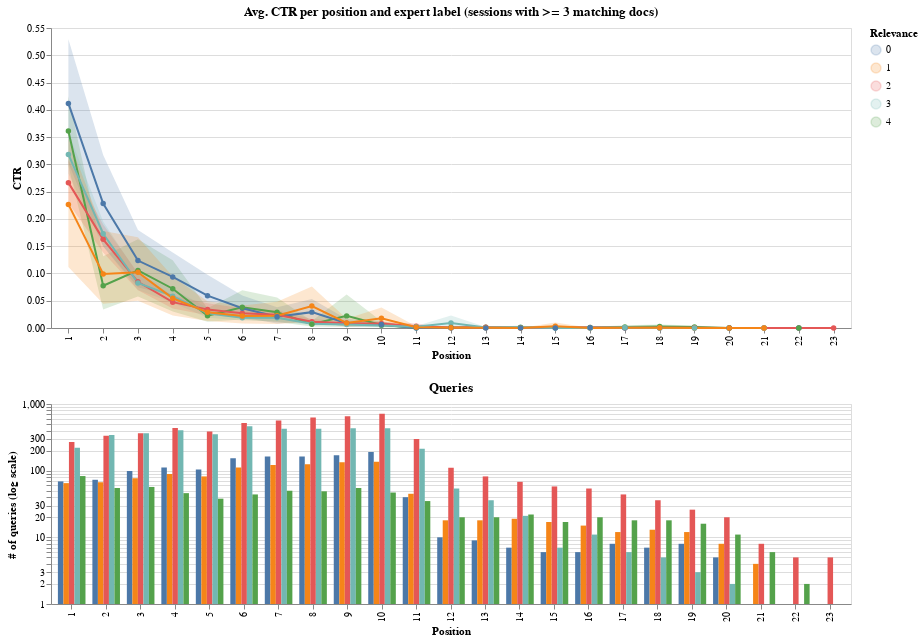

This figure's notebook cell:
### Code cell
selection = alt.selection_point(fields=["label"], bind="legend")

base = alt.Chart(source, title=f"Avg. CTR per position and expert label (sessions with >= {matching_docs} matching docs)", width=800).encode(
    x=alt.X("position:O", title="Position"),
    color=alt.Color("label:N", title="Relevance"),
).add_params(selection)

mean = base.mark_line(point=True).encode(
    y=alt.Y("mean(ctr)", title="CTR"),
    opacity=alt.condition(selection, alt.value(1), alt.value(0.2)),
    strokeWidth=alt.value(2),
    tooltip=["position", "label", "mean(ctr)"],
)

ci = base.mark_errorband(extent="ci").encode(
    y=alt.Y("ctr", title="CTR"),
    opacity=alt.condition(selection, alt.value(0.2), alt.value(0.05)),
)

queries = alt.Chart(session_source, title="Queries", width=800, height=200).mark_bar().encode(
    x=alt.X("position:O", title="Position"),
    xOffset="label:O",
    y=alt.Y("queries", title="# of queries (log scale)").scale(type="log"),
    color=alt.Color("label:N", title="Relevance"),
    opacity=alt.condition(selection, alt.value(1), alt.value(0.2)),
    tooltip=["position", "label", "queries"]
)

chart = (ci + mean) & queries
chart

### Figure 1 — Vega specification as saved in the notebook (floating-point values rounded to 4 significant figures; data arrays with more than 128 entries replaced by an {"elided": "..."} marker saying what was removed)
{"$schema": "https://vega.github.io/schema/vega/v5.json", "data": [{"name": "param_1_store"}, {"name": "source_0", "values": {"elided": "18552 records"}}, {"name": "data_0", "source": "source_0", "transform": [{"type": "aggregate", "groupby": ["label", "position"], "fields": ["ctr", "ctr", "ctr"], "ops": ["ci0", "ci1", "mean"], "as": ["lower_ctr", "upper_ctr", "center_ctr"]}]}, {"name": "data_1", "values": [{"position": 3, "label": 4, "mean_ctr": 0.1055}, {"position": 8, "label": 0, "mean_ctr": 0.02909}, {"position": 9, "label": 0, "mean_ctr": 0.008649}, {"position": 8, "label": 2, "mean_ctr": 0.01132}, {"position": 9, "label": 2, "mean_ctr": 0.008518}, {"position": 10, "label": 2, "mean_ctr": 0.008233}, {"position": 6, "label": 3, "mean_ctr": 0.0187}, {"position": 7, "label": 3, "mean_ctr": 0.01859}, {"position": 8, "label": 3, "mean_ctr": 0.008005}, {"position": 9, "label": 3, "mean_ctr": 0.006455}, {"position": 10, "label": 3, "mean_ctr": 0.004436}, {"position": 3, "label": 2, "mean_ctr": 0.08476}, {"position": 4, "label": 2, "mean_ctr": 0.04735}, {"position": 5, "label": 2, "mean_ctr": 0.03397}, {"position": 4, "label": 3, "mean_ctr": 0.05836}, {"position": 5, "label": 3, "mean_ctr": 0.0272}, {"position": 6, "label": 2, "mean_ctr": 0.027}, {"position": 7, "label": 2, "mean_ctr": 0.02428}, {"position": 2, "label": 2, "mean_ctr": 0.1626}, {"position": 1, "label": 2, "mean_ctr": 0.2665}, {"position": 11, "label": 2, "mean_ctr": 0.003062}, {"position": 1, "label": 3, "mean_ctr": 0.3182}, {"position": 2, "label": 3, "mean_ctr": 0.1728}, {"position": 3, "label": 3, "mean_ctr": 0.08254}, {"position": 11, "label": 3, "mean_ctr": 0.002305}, {"position": 14, "label": 2, "mean_ctr": 0.0006472}, {"position": 15, "label": 2, "mean_ctr": 0.0007497}, {"position": 17, "label": 2, "mean_ctr": 0.0003671}, {"position": 10, "label": 4, "mean_ctr": 0.005445}, {"position": 11, "label": 4, "mean_ctr": 0.0005769}, {"position": 13, "label": 4, "mean_ctr": 0.001331}, {"position": 8, "label": 1, "mean_ctr": 0.04014}, {"position": 9, "label": 1, "mean_ctr": 0.009279}, {"position": 10, "label": 1, "mean_ctr": 0.01803}, {"position": 7, "label": 4, "mean_ctr": 0.02877}, {"position": 3, "label": 1, "mean_ctr": 0.1022}, {"position": 4, "label": 1, "mean_ctr": 0.05446}, {"position": 6, "label": 1, "mean_ctr": 0.02194}, {"position": 7, "label": 1, "mean_ctr": 0.02266}, {"position": 12, "label": 3, "mean_ctr": 0.009186}, {"position": 13, "label": 3, "mean_ctr": 0.0008259}, {"position": 14, "label": 3, "mean_ctr": 0.001516}, {"position": 13, "label": 2, "mean_ctr": 0.001219}, {"position": 12, "label": 2, "mean_ctr": 0.0007486}, {"position": 4, "label": 0, "mean_ctr": 0.0937}, {"position": 5, "label": 0, "mean_ctr": 0.05927}, {"position": 6, "label": 0, "mean_ctr": 0.03614}, {"position": 7, "label": 0, "mean_ctr": 0.0207}, {"position": 10, "label": 0, "mean_ctr": 0.006476}, {"position": 11, "label": 0, "mean_ctr": 2.415e-05}, {"position": 11, "label": 1, "mean_ctr": 0.001502}, {"position": 1, "label": 4, "mean_ctr": 0.3612}, {"position": 2, "label": 4, "mean_ctr": 0.07749}, {"position": 4, "label": 4, "mean_ctr": 0.07199}, {"position": 5, "label": 4, "mean_ctr": 0.02246}, {"position": 6, "label": 4, "mean_ctr": 0.0381}, {"position": 8, "label": 4, "mean_ctr": 0.006968}, {"position": 9, "label": 4, "mean_ctr": 0.02221}, {"position": 16, "label": 1, "mean_ctr": 0.0001256}, {"position": 2, "label": 1, "mean_ctr": 0.09904}, {"position": 1, "label": 1, "mean_ctr": 0.2266}, {"position": 16, "label": 2, "mean_ctr": 0.001015}, {"position": 18, "label": 2, "mean_ctr": 0.0002718}, {"position": 12, "label": 4, "mean_ctr": 0.0009973}, {"position": 14, "label": 4, "mean_ctr": 0.0008138}, {"position": 15, "label": 4, "mean_ctr": 0.000621}, {"position": 16, "label": 4, "mean_ctr": 0.0009549}, {"position": 18, "label": 4, "mean_ctr": 0.002785}, {"position": 2, "label": 0, "mean_ctr": 0.2283}, {"position": 3, "label": 0, "mean_ctr": 0.1236}, {"position": 12, "label": 0, "mean_ctr": 0.0}, {"position": 5, "label": 1, "mean_ctr": 0.02876}, {"position": 17, "label": 4, "mean_ctr": 0.002047}, {"position": 19, "label": 4, "mean_ctr": 0.002061}, {"position": 12, "label": 1, "mean_ctr": 0.000547}, {"position": 13, "label": 1, "mean_ctr": 0.0005467}, {"position": 16, "label": 3, "mean_ctr": 0.0}, {"position": 1, "label": 0, "mean_ctr": 0.4118}, {"position": 19, "label": 2, "mean_ctr": 0.0002931}, {"position": 20, "label": 2, "mean_ctr": 0.0}, {"position": 18, "label": 0, "mean_ctr": 0.0}, {"position": 19, "label": 0, "mean_ctr": 0.0}, {"position": 18, "label": 3, "mean_ctr": 0.0}, {"position": 20, "label": 3, "mean_ctr": 0.0}, {"position": 19, "label": 1, "mean_ctr": 0.0}, {"position": 15, "label": 3, "mean_ctr": 0.0}, {"position": 14, "label": 1, "mean_ctr": 0.0}, {"position": 15, "label": 1, "mean_ctr": 0.003367}, {"position": 17, "label": 1, "mean_ctr": 0.0003141}, {"position": 18, "label": 1, "mean_ctr": 0.0004228}, {"position": 17, "label": 0, "mean_ctr": 0.0}, {"position": 16, "label": 0, "mean_ctr": 0.0004153}, {"position": 20, "label": 4, "mean_ctr": 0.0001193}, {"position": 21, "label": 4, "mean_ctr": 0.0}, {"position": 17, "label": 3, "mean_ctr": 0.0009921}, {"position": 22, "label": 2, "mean_ctr": 0.0}, {"position": 21, "label": 2, "mean_ctr": 0.0}, {"position": 23, "label": 2, "mean_ctr": 0.0}, {"position": 13, "label": 0, "mean_ctr": 0.0}, {"position": 15, "label": 0, "mean_ctr": 0.0}, {"position": 14, "label": 0, "mean_ctr": 0.0}, {"position": 20, "label": 0, "mean_ctr": 0.0}, {"position": 22, "label": 0, "mean_ctr": 0.0}, {"position": 21, "label": 3, "mean_ctr": 0.0}, {"position": 22, "label": 4, "mean_ctr": 0.0}, {"position": 19, "label": 3, "mean_ctr": 0.0}, {"position": 20, "label": 1, "mean_ctr": 0.0}, {"position": 21, "label": 1, "mean_ctr": 0.0}]}, {"name": "data_2", "values": [{"label": 4, "mean_ctr": 0.1055, "position": 3}, {"label": 0, "mean_ctr": 0.02909, "position": 8}, {"label": 0, "mean_ctr": 0.008649, "position": 9}, {"label": 2, "mean_ctr": 0.01132, "position": 8}, {"label": 2, "mean_ctr": 0.008518, "position": 9}, {"label": 2, "mean_ctr": 0.008233, "position": 10}, {"label": 3, "mean_ctr": 0.0187, "position": 6}, {"label": 3, "mean_ctr": 0.01859, "position": 7}, {"label": 3, "mean_ctr": 0.008005, "position": 8}, {"label": 3, "mean_ctr": 0.006455, "position": 9}, {"label": 3, "mean_ctr": 0.004436, "position": 10}, {"label": 2, "mean_ctr": 0.08476, "position": 3}, {"label": 2, "mean_ctr": 0.04735, "position": 4}, {"label": 2, "mean_ctr": 0.03397, "position": 5}, {"label": 3, "mean_ctr": 0.05836, "position": 4}, {"label": 3, "mean_ctr": 0.0272, "position": 5}, {"label": 2, "mean_ctr": 0.027, "position": 6}, {"label": 2, "mean_ctr": 0.02428, "position": 7}, {"label": 2, "mean_ctr": 0.1626, "position": 2}, {"label": 2, "mean_ctr": 0.2665, "position": 1}, {"label": 2, "mean_ctr": 0.003062, "position": 11}, {"label": 3, "mean_ctr": 0.3182, "position": 1}, {"label": 3, "mean_ctr": 0.1728, "position": 2}, {"label": 3, "mean_ctr": 0.08254, "position": 3}, {"label": 3, "mean_ctr": 0.002305, "position": 11}, {"label": 2, "mean_ctr": 0.0006472, "position": 14}, {"label": 2, "mean_ctr": 0.0007497, "position": 15}, {"label": 2, "mean_ctr": 0.0003671, "position": 17}, {"label": 4, "mean_ctr": 0.005445, "position": 10}, {"label": 4, "mean_ctr": 0.0005769, "position": 11}, {"label": 4, "mean_ctr": 0.001331, "position": 13}, {"label": 1, "mean_ctr": 0.04014, "position": 8}, {"label": 1, "mean_ctr": 0.009279, "position": 9}, {"label": 1, "mean_ctr": 0.01803, "position": 10}, {"label": 4, "mean_ctr": 0.02877, "position": 7}, {"label": 1, "mean_ctr": 0.1022, "position": 3}, {"label": 1, "mean_ctr": 0.05446, "position": 4}, {"label": 1, "mean_ctr": 0.02194, "position": 6}, {"label": 1, "mean_ctr": 0.02266, "position": 7}, {"label": 3, "mean_ctr": 0.009186, "position": 12}, {"label": 3, "mean_ctr": 0.0008259, "position": 13}, {"label": 3, "mean_ctr": 0.001516, "position": 14}, {"label": 2, "mean_ctr": 0.001219, "position": 13}, {"label": 2, "mean_ctr": 0.0007486, "position": 12}, {"label": 0, "mean_ctr": 0.0937, "position": 4}, {"label": 0, "mean_ctr": 0.05927, "position": 5}, {"label": 0, "mean_ctr": 0.03614, "position": 6}, {"label": 0, "mean_ctr": 0.0207, "position": 7}, {"label": 0, "mean_ctr": 0.006476, "position": 10}, {"label": 0, "mean_ctr": 2.415e-05, "position": 11}, {"label": 1, "mean_ctr": 0.001502, "position": 11}, {"label": 4, "mean_ctr": 0.3612, "position": 1}, {"label": 4, "mean_ctr": 0.07749, "position": 2}, {"label": 4, "mean_ctr": 0.07199, "position": 4}, {"label": 4, "mean_ctr": 0.02246, "position": 5}, {"label": 4, "mean_ctr": 0.0381, "position": 6}, {"label": 4, "mean_ctr": 0.006968, "position": 8}, {"label": 4, "mean_ctr": 0.02221, "position": 9}, {"label": 1, "mean_ctr": 0.0001256, "position": 16}, {"label": 1, "mean_ctr": 0.09904, "position": 2}, {"label": 1, "mean_ctr": 0.2266, "position": 1}, {"label": 2, "mean_ctr": 0.001015, "position": 16}, {"label": 2, "mean_ctr": 0.0002718, "position": 18}, {"label": 4, "mean_ctr": 0.0009973, "position": 12}, {"label": 4, "mean_ctr": 0.0008138, "position": 14}, {"label": 4, "mean_ctr": 0.000621, "position": 15}, {"label": 4, "mean_ctr": 0.0009549, "position": 16}, {"label": 4, "mean_ctr": 0.002785, "position": 18}, {"label": 0, "mean_ctr": 0.2283, "position": 2}, {"label": 0, "mean_ctr": 0.1236, "position": 3}, {"label": 0, "mean_ctr": 0.0, "position": 12}, {"label": 1, "mean_ctr": 0.02876, "position": 5}, {"label": 4, "mean_ctr": 0.002047, "position": 17}, {"label": 4, "mean_ctr": 0.002061, "position": 19}, {"label": 1, "mean_ctr": 0.000547, "position": 12}, {"label": 1, "mean_ctr": 0.0005467, "position": 13}, {"label": 3, "mean_ctr": 0.0, "position": 16}, {"label": 0, "mean_ctr": 0.4118, "position": 1}, {"label": 2, "mean_ctr": 0.0002931, "position": 19}, {"label": 2, "mean_ctr": 0.0, "position": 20}, {"label": 0, "mean_ctr": 0.0, "position": 18}, {"label": 0, "mean_ctr": 0.0, "position": 19}, {"label": 3, "mean_ctr": 0.0, "position": 18}, {"label": 3, "mean_ctr": 0.0, "position": 20}, {"label": 1, "mean_ctr": 0.0, "position": 19}, {"label": 3, "mean_ctr": 0.0, "position": 15}, {"label": 1, "mean_ctr": 0.0, "position": 14}, {"label": 1, "mean_ctr": 0.003367, "position": 15}, {"label": 1, "mean_ctr": 0.0003141, "position": 17}, {"label": 1, "mean_ctr": 0.0004228, "position": 18}, {"label": 0, "mean_ctr": 0.0, "position": 17}, {"label": 0, "mean_ctr": 0.0004153, "position": 16}, {"label": 4, "mean_ctr": 0.0001193, "position": 20}, {"label": 4, "mean_ctr": 0.0, "position": 21}, {"label": 3, "mean_ctr": 0.0009921, "position": 17}, {"label": 2, "mean_ctr": 0.0, "position": 22}, {"label": 2, "mean_ctr": 0.0, "position": 21}, {"label": 2, "mean_ctr": 0.0, "position": 23}, {"label": 0, "mean_ctr": 0.0, "position": 13}, {"label": 0, "mean_ctr": 0.0, "position": 15}, {"label": 0, "mean_ctr": 0.0, "position": 14}, {"label": 0, "mean_ctr": 0.0, "position": 20}, {"label": 0, "mean_ctr": 0.0, "position": 22}, {"label": 3, "mean_ctr": 0.0, "position": 21}, {"label": 4, "mean_ctr": 0.0, "position": 22}, {"label": 3, "mean_ctr": 0.0, "position": 19}, {"label": 1, "mean_ctr": 0.0, "position": 20}, {"label": 1, "mean_ctr": 0.0, "position": 21}]}, {"name": "source_1", "values": [{"label": 0, "position": 1, "queries": 69}, {"label": 1, "position": 1, "queries": 65}, {"label": 2, "position": 1, "queries": 269}, {"label": 3, "position": 1, "queries": 221}, {"label": 4, "position": 1, "queries": 83}, {"label": 0, "position": 2, "queries": 73}, {"label": 1, "position": 2, "queries": 67}, {"label": 2, "position": 2, "queries": 335}, {"label": 3, "position": 2, "queries": 342}, {"label": 4, "position": 2, "queries": 55}, {"label": 0, "position": 3, "queries": 99}, {"label": 1, "position": 3, "queries": 77}, {"label": 2, "position": 3, "queries": 364}, {"label": 3, "position": 3, "queries": 364}, {"label": 4, "position": 3, "queries": 57}, {"label": 0, "position": 4, "queries": 112}, {"label": 1, "position": 4, "queries": 89}, {"label": 2, "position": 4, "queries": 438}, {"label": 3, "position": 4, "queries": 404}, {"label": 4, "position": 4, "queries": 46}, {"label": 0, "position": 5, "queries": 104}, {"label": 1, "position": 5, "queries": 82}, {"label": 2, "position": 5, "queries": 386}, {"label": 3, "position": 5, "queries": 351}, {"label": 4, "position": 5, "queries": 38}, {"label": 0, "position": 6, "queries": 154}, {"label": 1, "position": 6, "queries": 112}, {"label": 2, "position": 6, "queries": 518}, {"label": 3, "position": 6, "queries": 465}, {"label": 4, "position": 6, "queries": 44}, {"label": 0, "position": 7, "queries": 163}, {"label": 1, "position": 7, "queries": 122}, {"label": 2, "position": 7, "queries": 564}, {"label": 3, "position": 7, "queries": 426}, {"label": 4, "position": 7, "queries": 50}, {"label": 0, "position": 8, "queries": 163}, {"label": 1, "position": 8, "queries": 125}, {"label": 2, "position": 8, "queries": 627}, {"label": 3, "position": 8, "queries": 424}, {"label": 4, "position": 8, "queries": 49}, {"label": 0, "position": 9, "queries": 170}, {"label": 1, "position": 9, "queries": 134}, {"label": 2, "position": 9, "queries": 657}, {"label": 3, "position": 9, "queries": 434}, {"label": 4, "position": 9, "queries": 55}, {"label": 0, "position": 10, "queries": 191}, {"label": 1, "position": 10, "queries": 136}, {"label": 2, "position": 10, "queries": 716}, {"label": 3, "position": 10, "queries": 434}, {"label": 4, "position": 10, "queries": 47}, {"label": 0, "position": 11, "queries": 40}, {"label": 1, "position": 11, "queries": 45}, {"label": 2, "position": 11, "queries": 299}, {"label": 3, "position": 11, "queries": 214}, {"label": 4, "position": 11, "queries": 35}, {"label": 0, "position": 12, "queries": 10}, {"label": 1, "position": 12, "queries": 18}, {"label": 2, "position": 12, "queries": 111}, {"label": 3, "position": 12, "queries": 54}, {"label": 4, "position": 12, "queries": 20}, {"label": 0, "position": 13, "queries": 9}, {"label": 1, "position": 13, "queries": 18}, {"label": 2, "position": 13, "queries": 82}, {"label": 3, "position": 13, "queries": 36}, {"label": 4, "position": 13, "queries": 20}, {"label": 0, "position": 14, "queries": 7}, {"label": 1, "position": 14, "queries": 19}, {"label": 2, "position": 14, "queries": 68}, {"label": 3, "position": 14, "queries": 21}, {"label": 4, "position": 14, "queries": 22}, {"label": 0, "position": 15, "queries": 6}, {"label": 1, "position": 15, "queries": 17}, {"label": 2, "position": 15, "queries": 58}, {"label": 3, "position": 15, "queries": 7}, {"label": 4, "position": 15, "queries": 17}, {"label": 0, "position": 16, "queries": 6}, {"label": 1, "position": 16, "queries": 15}, {"label": 2, "position": 16, "queries": 54}, {"label": 3, "position": 16, "queries": 11}, {"label": 4, "position": 16, "queries": 20}, {"label": 0, "position": 17, "queries": 8}, {"label": 1, "position": 17, "queries": 12}, {"label": 2, "position": 17, "queries": 44}, {"label": 3, "position": 17, "queries": 6}, {"label": 4, "position": 17, "queries": 18}, {"label": 0, "position": 18, "queries": 7}, {"label": 1, "position": 18, "queries": 13}, {"label": 2, "position": 18, "queries": 36}, {"label": 3, "position": 18, "queries": 5}, {"label": 4, "position": 18, "queries": 18}, {"label": 0, "position": 19, "queries": 8}, {"label": 1, "position": 19, "queries": 12}, {"label": 2, "position": 19, "queries": 26}, {"label": 3, "position": 19, "queries": 3}, {"label": 4, "position": 19, "queries": 16}, {"label": 0, "position": 20, "queries": 5}, {"label": 1, "position": 20, "queries": 8}, {"label": 2, "position": 20, "queries": 20}, {"label": 3, "position": 20, "queries": 2}, {"label": 4, "position": 20, "queries": 11}, {"label": 0, "position": 21, "queries": 1}, {"label": 1, "position": 21, "queries": 4}, {"label": 2, "position": 21, "queries": 8}, {"label": 3, "position": 21, "queries": 1}, {"label": 4, "position": 21, "queries": 6}, {"label": 0, "position": 22, "queries": 1}, {"label": 1, "position": 22, "queries": 1}, {"label": 2, "position": 22, "queries": 5}, {"label": 4, "position": 22, "queries": 2}, {"label": 2, "position": 23, "queries": 5}]}, {"name": "data_0_color_domain_label_0", "source": "data_0", "transform": [{"type": "aggregate", "groupby": ["label"], "fields": [], "ops": [], "as": []}, {"type": "formula", "expr": "datum['label']", "as": "sort_field"}, {"type": "project", "fields": ["label"]}]}, {"name": "data_1_color_domain_label_1", "values": [{"label": 4}, {"label": 0}, {"label": 2}, {"label": 3}, {"label": 1}]}, {"name": "data_2_color_domain_label_2", "values": [{"label": 4}, {"label": 0}, {"label": 2}, {"label": 3}, {"label": 1}]}, {"name": "source_1_color_domain_label_3", "values": [{"label": 0}, {"label": 1}, {"label": 2}, {"label": 3}, {"label": 4}]}, {"name": "source_1_xOffset_domain_label", "values": [{"label": 0}, {"label": 1}, {"label": 2}, {"label": 3}, {"label": 4}]}, {"name": "data_0_concat_0_x_domain_position_0", "source": "data_0", "transform": [{"type": "aggregate", "groupby": ["position"], "fields": [], "ops": [], "as": []}, {"type": "formula", "expr": "datum['position']", "as": "sort_field"}, {"type": "project", "fields": ["position"]}]}, {"name": "data_1_concat_0_x_domain_position_1", "values": [{"position": 3}, {"position": 8}, {"position": 9}, {"position": 10}, {"position": 6}, {"position": 7}, {"position": 4}, {"position": 5}, {"position": 2}, {"position": 1}, {"position": 11}, {"position": 14}, {"position": 15}, {"position": 17}, {"position": 13}, {"position": 12}, {"position": 16}, {"position": 18}, {"position": 19}, {"position": 20}, {"position": 21}, {"position": 22}, {"position": 23}]}, {"name": "data_2_concat_0_x_domain_position_2", "values": [{"position": 3}, {"position": 8}, {"position": 9}, {"position": 10}, {"position": 6}, {"position": 7}, {"position": 4}, {"position": 5}, {"position": 2}, {"position": 1}, {"position": 11}, {"position": 14}, {"position": 15}, {"position": 17}, {"position": 13}, {"position": 12}, {"position": 16}, {"position": 18}, {"position": 19}, {"position": 20}, {"position": 21}, {"position": 22}, {"position": 23}]}, {"name": "source_1_concat_1_x_domain_position", "values": [{"position": 1}, {"position": 2}, {"position": 3}, {"position": 4}, {"position": 5}, {"position": 6}, {"position": 7}, {"position": 8}, {"position": 9}, {"position": 10}, {"position": 11}, {"position": 12}, {"position": 13}, {"position": 14}, {"position": 15}, {"position": 16}, {"position": 17}, {"position": 18}, {"position": 19}, {"position": 20}, {"position": 21}, {"position": 22}, {"position": 23}]}], "signals": [{"name": "concat_0_height", "value": 300}, {"name": "concat_1_height", "value": 200}, {"name": "unit", "value": {}, "on": [{"events": "pointermove", "update": "isTuple(group()) ? group() : unit"}]}, {"name": "param_1_label_legend", "value": null, "on": [{"events": [{"source": "view", "markname": "label_legend_symbols", "type": "click"}, {"source": "view", "markname": "label_legend_labels", "type": "click"}, {"source": "view", "markname": "label_legend_entries", "type": "click"}], "update": "isDefined(datum.value) ? datum.value : item().items[0].items[0].datum.value", "force": true}, {"events": [{"source": "view", "type": "click"}], "update": "!event.item || !datum ? null : param_1_label_legend", "force": true}]}, {"name": "param_1", "update": "vlSelectionResolve(\"param_1_store\", \"union\", true, true)"}], "marks": [{"type": "group", "name": "concat_0_group", "encode": {"update": {"height": {"signal": "concat_0_height"}, "width": {"signal": "width"}}}, "signals": [{"name": "param_1_tuple", "update": "param_1_label_legend !== null ? {fields: param_1_tuple_fields, values: [param_1_label_legend]} : null"}, {"name": "param_1_tuple_fields", "value": [{"type": "E", "field": "label"}]}, {"name": "param_1_toggle", "value": false, "on": [{"events": {"merge": [{"source": "view", "type": "click"}]}, "update": "event.shiftKey"}]}, {"name": "param_1_modify", "on": [{"events": {"signal": "param_1_tuple"}, "update": "modify(\"param_1_store\", param_1_toggle ? null : param_1_tuple, param_1_toggle ? null : true, param_1_toggle ? param_1_tuple : null)"}]}], "marks": [{"type": "group", "name": "view_1_layer_0_pathgroup", "from": {"facet": {"data": "data_0", "name": "faceted_path_view_1_layer_0_main", "groupby": ["label"]}}, "encode": {"update": {"height": {"field": {"signal": null, "datum": null, "group": "height", "parent": null}}, "width": {"field": {"signal": null, "datum": null, "group": "width", "parent": null}}}}, "marks": [{"type": "area", "name": "view_1_layer_0_marks", "from": {"data": "faceted_path_view_1_layer_0_main"}, "sort": {"field": "datum[\"position\"]"}, "encode": {"update": {"orient": {"value": "vertical"}, "y": {"field": "lower_ctr", "scale": "concat_0_y"}, "defined": {"signal": "isValid(datum[\"lower_ctr\"]) && isFinite(+datum[\"lower_ctr\"])"}, "tooltip": {"signal": "{\"Ci1 of ctr\": format(datum[\"upper_ctr\"], \"\"), \"Ci0 of ctr\": format(datum[\"lower_ctr\"], \"\"), \"Mean of ctr\": format(datum[\"center_ctr\"], \"\"), \"Relevance\": isValid(datum[\"label\"]) ? datum[\"label\"] : \"\"+datum[\"label\"], \"Position\": isValid(datum[\"position\"]) ? datum[\"position\"] : \"\"+datum[\"position\"]}"}, "fill": {"field": "label", "scale": "color"}, "opacity": [{"value": 0.2, "test": "!length(data(\"param_1_store\")) || vlSelectionTest(\"param_1_store\", datum)"}, {"value": 0.05}], "y2": {"field": "upper_ctr", "scale": "concat_0_y"}, "x": {"field": "position", "scale": "concat_0_x"}}}, "interactive": true, "style": ["area", "errorband-band"]}]}, {"type": "group", "name": "concat_0_layer_1_layer_0_pathgroup", "from": {"facet": {"data": "data_1", "name": "faceted_path_concat_0_layer_1_layer_0_main", "groupby": ["label"]}}, "encode": {"update": {"width": {"field": {"signal": null, "datum": null, "group": "width", "parent": null}}, "height": {"field": {"signal": null, "datum": null, "group": "height", "parent": null}}}}, "marks": [{"type": "line", "name": "concat_0_layer_1_layer_0_marks", "from": {"data": "faceted_path_concat_0_layer_1_layer_0_main"}, "sort": {"field": "datum[\"position\"]"}, "encode": {"update": {"x": {"field": "position", "scale": "concat_0_x"}, "tooltip": {"signal": "{\"position\": format(datum[\"position\"], \"\"), \"label\": format(datum[\"label\"], \"\"), \"Mean of ctr\": format(datum[\"mean_ctr\"], \"\")}"}, "stroke": {"field": "label", "scale": "color"}, "strokeWidth": {"value": 2}, "defined": {"signal": "isValid(datum[\"mean_ctr\"]) && isFinite(+datum[\"mean_ctr\"])"}, "opacity": [{"value": 1, "test": "!length(data(\"param_1_store\")) || vlSelectionTest(\"param_1_store\", datum)"}, {"value": 0.2}], "y": {"field": "mean_ctr", "scale": "concat_0_y"}}}, "style": ["line"], "interactive": true}]}, {"type": "symbol", "name": "concat_0_layer_1_layer_1_marks", "from": {"data": "data_2"}, "encode": {"update": {"fill": {"field": "label", "scale": "color"}, "tooltip": {"signal": "{\"position\": format(datum[\"position\"], \"\"), \"label\": format(datum[\"label\"], \"\"), \"Mean of ctr\": format(datum[\"mean_ctr\"], \"\")}"}, "opacity": [{"value": 1, "test": "!length(data(\"param_1_store\")) || vlSelectionTest(\"param_1_store\", datum)"}, {"value": 0.2}], "strokeWidth": {"value": 2}, "x": {"field": "position", "scale": "concat_0_x"}, "y": {"field": "mean_ctr", "scale": "concat_0_y"}}}, "style": ["point"], "interactive": true}], "axes": [{"scale": "concat_0_y", "domain": false, "labels": false, "maxExtent": 0, "minExtent": 0, "zindex": 0, "orient": "left", "gridScale": "concat_0_x", "aria": false, "ticks": false, "tickCount": {"signal": "ceil(concat_0_height/40)"}, "grid": true}, {"scale": "concat_0_x", "title": "Position", "grid": false, "orient": "bottom", "labelBaseline": "middle", "labelAngle": 270, "zindex": 0, "labelAlign": "right"}, {"scale": "concat_0_y", "grid": false, "labelOverlap": true, "orient": "left", "tickCount": {"signal": "ceil(concat_0_height/40)"}, "zindex": 0, "title": "CTR"}], "title": {"text": "Avg. CTR per position and expert label (sessions with >= 3 matching docs)", "frame": "group"}, "style": "cell"}, {"type": "group", "name": "concat_1_group", "encode": {"update": {"width": {"signal": "width"}, "height": {"signal": "concat_1_height"}}}, "marks": [{"type": "rect", "name": "concat_1_marks", "from": {"data": "source_1"}, "encode": {"update": {"y": {"field": "queries", "scale": "concat_1_y"}, "x": {"field": "position", "scale": "concat_1_x", "offset": {"scale": "xOffset", "field": "label"}}, "fill": {"field": "label", "scale": "color"}, "width": {"signal": "max(0.25, bandwidth('xOffset'))"}, "tooltip": {"signal": "{\"position\": format(datum[\"position\"], \"\"), \"label\": format(datum[\"label\"], \"\"), \"queries\": format(datum[\"queries\"], \"\")}"}, "opacity": [{"value": 1, "test": "!length(data(\"param_1_store\")) || vlSelectionTest(\"param_1_store\", datum)"}, {"value": 0.2}], "y2": {"field": {"signal": null, "datum": null, "group": "height", "parent": null}}}}, "style": ["bar"], "interactive": true}], "axes": [{"scale": "concat_1_y", "aria": false, "orient": "left", "maxExtent": 0, "ticks": false, "gridScale": "concat_1_x", "grid": true, "minExtent": 0, "zindex": 0, "labels": false, "domain": false}, {"scale": "concat_1_x", "labelBaseline": "middle", "labelAngle": 270, "grid": false, "orient": "bottom", "labelAlign": "right", "title": "Position", "zindex": 0}, {"scale": "concat_1_y", "orient": "left", "grid": false, "title": "# of queries (log scale)", "labelOverlap": "greedy", "zindex": 0}], "title": {"text": "Queries", "frame": "group"}, "style": "cell"}], "scales": [{"name": "color", "type": "ordinal", "domain": {"fields": [{"data": "data_0_color_domain_label_0", "field": "label"}, {"data": "data_1_color_domain_label_1", "field": "label"}, {"data": "data_2_color_domain_label_2", "field": "label"}, {"data": "source_1_color_domain_label_3", "field": "label"}], "sort": true}, "range": "category"}, {"name": "xOffset", "type": "band", "domain": {"data": "source_1_xOffset_domain_label", "field": "label", "sort": true}, "range": [0, {"signal": "bandwidth('concat_1_x')"}]}, {"name": "concat_0_x", "type": "point", "domain": {"fields": [{"data": "data_0_concat_0_x_domain_position_0", "field": "position"}, {"data": "data_1_concat_0_x_domain_position_1", "field": "position"}, {"data": "data_2_concat_0_x_domain_position_2", "field": "position"}], "sort": true}, "range": [0, {"signal": "width"}], "padding": 0.5}, {"name": "concat_0_y", "type": "linear", "domain": {"fields": [{"data": "data_0", "field": "lower_ctr"}, {"data": "data_0", "field": "upper_ctr"}, {"data": "data_1", "field": "mean_ctr"}, {"data": "data_2", "field": "mean_ctr"}]}, "range": [{"signal": "concat_0_height"}, 0], "zero": true, "nice": true}, {"name": "concat_1_x", "type": "band", "domain": {"data": "source_1_concat_1_x_domain_position", "field": "position", "sort": true}, "range": [0, {"signal": "width"}], "paddingInner": 0.2, "paddingOuter": 0.2}, {"name": "concat_1_y", "type": "log", "domain": {"data": "source_1", "field": "queries"}, "range": [{"signal": "concat_1_height"}, 0], "nice": true}], "padding": 5, "legends": [{"title": "Relevance", "fill": "color", "symbolType": "circle", "encode": {"labels": {"name": "label_legend_labels", "interactive": true, "update": {"opacity": [{"test": "(!length(data(\"param_1_store\")) || (param_1[\"label\"] && indexof(param_1[\"label\"], datum.value) >= 0))", "value": 1}, {"value": 0.35}]}}, "symbols": {"name": "label_legend_symbols", "interactive": true, "update": {"opacity": [{"test": "(!length(data(\"param_1_store\")) || (param_1[\"label\"] && indexof(param_1[\"label\"], datum.value) >= 0))", "value": 0.2}, {"value": 0.35}]}}, "entries": {"name": "label_legend_entries", "interactive": true, "update": {"fill": {"value": "transparent"}}}}, "stroke": "color"}], "layout": {"padding": 20, "columns": 1, "bounds": "full", "align": "each"}, "background": "white", "width": 800}
